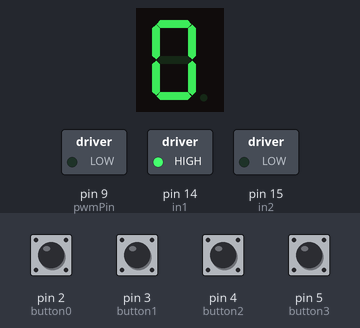
Simulated run of this sketch. Board: Arduino Uno, built with avr-gcc and run on an emulated ATmega328P. Parts: 1-digit seven-segment display, switched loads named in the sketch (green lamp = pin HIGH). Wiring (inferred from the names in the program): 1-digit 7-segment display, segments lit when HIGH: segments pin 6, pin 7, pin 8, pin 10, pin 11, pin 12, pin 13. Inputs (shaded band) come from the test bench; at power-on: pin 2 (button0), pin 3 (button1), pin 4 (button2), pin 5 (button3) LOW. The segment pins are drawn as the display they are named for; pins used as bus, display or sensor lines are not drawn.

Above: at 1.2 s.
1.3 s: pin 3 (button1) pulled HIGH for 0.15 s
At 2.3 s:
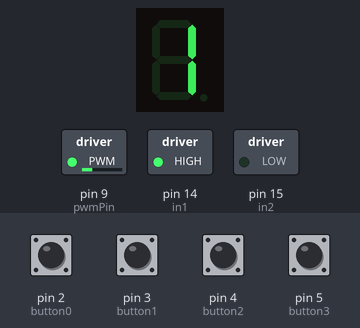
2.9 s: pin 4 (button2) pulled HIGH for 0.15 s
At 3.5 s:
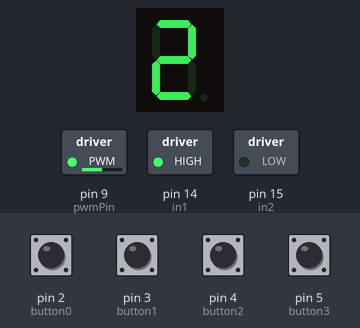
4.5 s: pin 5 (button3) pulled HIGH for 0.15 s
At 5.7 s:
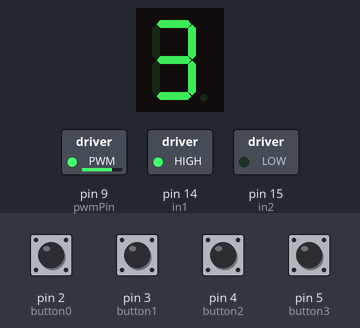
6.1 s: pin 2 (button0) pulled HIGH for 0.15 s
At 7.2 s:
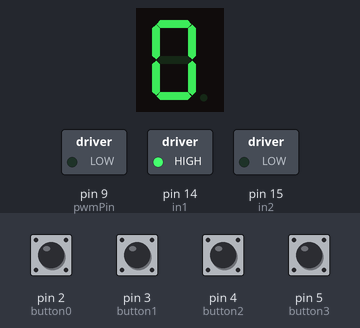
7.7 s: pin 3 (button1) pulled HIGH for 1 s
At 8.4 s:
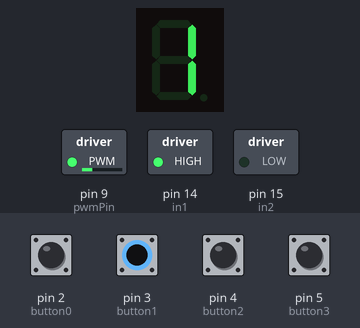
10.2 s: pin 2 (button0) pulled HIGH for 1 s
At 11.5 s:
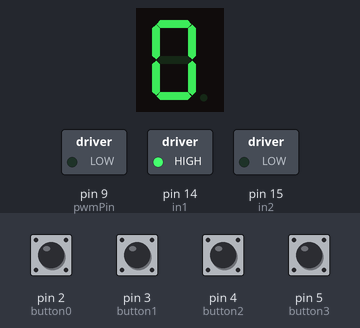
Timing chart, 0 to 13.2 s (numbered marks = the images above; inputs shaded):
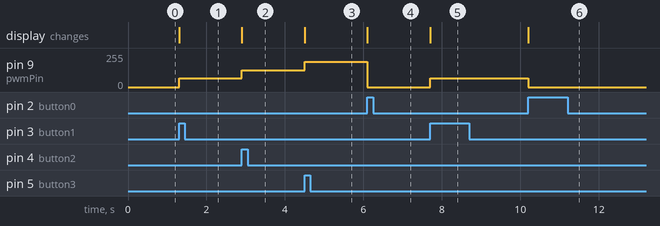

Measured:
- after the input at 1.3 s, pin 9 (pwmPin): 0/255 → 64/255 at once; the display: changes at once (image 1)
- after the input at 2.9 s, pin 9 (pwmPin): 64/255 → 127/255 at once; the display: changes at once (image 2)
- after the input at 4.5 s, pin 9 (pwmPin): 127/255 → 191/255 at once; the display: changes at once (image 3)
- after the input at 6.1 s, pin 9 (pwmPin): 191/255 → 0/255 at once; the display: changes at once (image 4)
- after the input at 7.7 s, pin 9 (pwmPin): 0/255 → 64/255 at once; the display: changes at once (image 5)
- after the input at 10.2 s, pin 9 (pwmPin): 64/255 → 0/255 at once; the display: changes at once (image 6)

The sketch:

test_file.ino
```cpp
// Pin Definitions
const int button0 = 2;
const int button1 = 3;
const int button2 = 4;
const int button3 = 5;

const int pwmPin = 9;  // Corresponds to RC2 with PWM

// seven-segment pins using pins 6 to 13
const int seg_pins[7] = {6, 7, 8, 10, 11, 12, 13};

const int in1 = 14;
const int in2 = 15;


void setup() {
  // Set up inputs
  pinMode(button0, INPUT);
  pinMode(button1, INPUT);
  pinMode(button2, INPUT);
  pinMode(button3, INPUT);

  // Set up PWM output
  pinMode(pwmPin, OUTPUT);

  // Set up 7-SEG pins as output
  for (int i = 0; i < 7; i++) {
    pinMode(seg_pins[i], OUTPUT);
  }

  pinMode(in1, OUTPUT);
  pinMode(in2, OUTPUT);

  // Set the direction of the motor
  digitalWrite(in1, HIGH);
  digitalWrite(in2, LOW);  //The motor runs in one direction only

  analogWrite(pwmPin, 0);  // Initially off
  write7SEG(0B00111111);// Initially 0 on seven-segment
}

void write7SEG(byte value) {
  for (int i = 0; i < 7; i++) {
    digitalWrite(seg_pins[i], (value >> i) & 1);
  }
}

void loop() {
  if (digitalRead(button0) == HIGH) {
    analogWrite(pwmPin, 0); // PWM off
    write7SEG(0B00111111);
  }
  else if (digitalRead(button1) == HIGH) {
    analogWrite(pwmPin, 64); // ~25% duty cycle
    write7SEG(0B00000110);
  }
  else if (digitalRead(button2) == HIGH) {
    analogWrite(pwmPin, 127); // ~50% duty cycle
    write7SEG(0B01011011);
  }
  else if (digitalRead(button3) == HIGH) {
    analogWrite(pwmPin, 191); // ~75% duty cycle
    write7SEG(0B01001111);
  }


  delay(100);  // debounce delay
}
```
